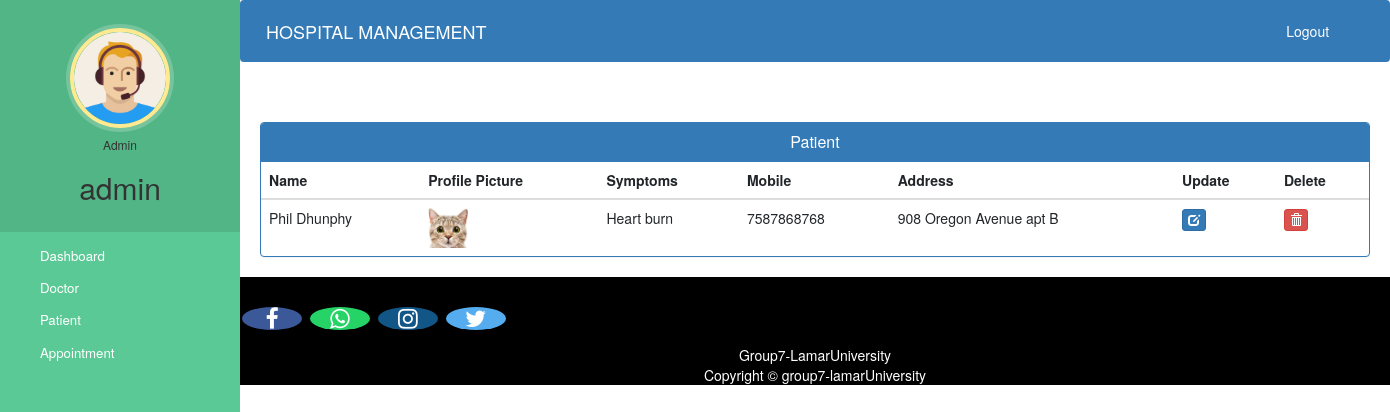
The page /admin-view-patient (signed in) on the database its author committed.
### hospital/models.py (models this page shows, shortened)
class Patient(models.Model):
    user=models.OneToOneField(User,on_delete=models.CASCADE)
    profile_pic= models.ImageField(upload_to='profile_pic/PatientProfilePic/',null=True,blank=True)
    address = models.CharField(max_length=40)
    mobile = models.CharField(max_length=20,null=False)
    symptoms = models.CharField(max_length=100,null=False)
    assignedDoctorId = models.PositiveIntegerField(null=True)
    admitDate=models.DateField(auto_now=True)
    status=models.BooleanField(default=False)
    @property
    def get_name(self):
        return self.user.first_name+" "+self.user.last_name

### hospital/views.py (the view)
# urls.py: path('admin-view-patient', views.admin_view_patient_view,name='admin-view-patient'),
@login_required(login_url='adminlogin')
@user_passes_test(is_admin)
def admin_view_patient_view(request):
    patients=models.Patient.objects.all().filter(status=True)
    return render(request,'hospital/admin_view_patient.html',{'patients':patients})

### hospital/views.py (called while the page is built)
def is_admin(user):
    return user.groups.filter(name='ADMIN').exists()

### templates/hospital/admin_view_patient.html (shortened to what this page needs)
{% extends 'hospital/admin_base.html' %}
{% block content %}
{%load static%}
<head>
  <link href="//netdna.bootstrapcdn.com/bootstrap/3.0.0/css/bootstrap.min.css" rel="stylesheet" id="bootstrap-css">
</head>
<div class="container">
  <div class="panel panel-primary">
    <div class="panel-heading">
      <h6 class="panel-title">Patient</h6>
    </div>
    <table class="table table-hover" id="dev-table">
      <thead>
        <tr>
          <th>Name</th>
          <th>Profile Picture</th>
          <th>Symptoms</th>
          <th>Mobile</th>
          <th>Address</th>
          <th>Update</th>
          <th>Delete</th>
        </tr>
      </thead>
      {% for p in patients %}
      <tr>
        <td> {{p.get_name}}</td>
        <td> <img src="{% static p.profile_pic.url %}" alt="Profile Pic" height="40px" width="40px" /></td>
        <td>{{p.symptoms}}</td>
        <td>{{p.mobile}}</td>
        <td>{{p.address}}</td>
        <td><a class="btn btn-primary btn-xs" href="{% url 'update-patient' p.id  %}"><span class="glyphicon glyphicon-edit"></span></a></td>
        <td><a class="btn btn-danger btn-xs" href="{% url 'delete-patient-from-hospital' p.id  %}"><span class="glyphicon glyphicon-trash"></span></a></td>
      </tr>
      {% endfor %}
    </table>
  </div>
</div>
{% endblock content %}

### templates/hospital/admin_base.html (shortened to what this page needs)
<!DOCTYPE html>
{% load static %}
<html lang="en">
<head>
  <link rel="stylesheet" href="https://stackpath.bootstrapcdn.com/bootstrap/4.3.1/css/bootstrap.min.css">
  <link rel="stylesheet" href="https://maxcdn.bootstrapcdn.com/font-awesome/4.7.0/css/font-awesome.min.css">
  <link rel="stylesheet" href="{% static 'style.css' %}">
</head>
<body>
  <nav class="menu" tabindex="0">
    <header class="avatar">
      <img src="{% static 'images/adminpropic.png' %}" />
      <h6>Admin</h6>
      <h2>{{ request.user.first_name }}</h2>
    </header>
    <ul>
      <li tabindex="0"> <a style="color:white;" href="/admin-dashboard">Dashboard</a> </li>
      <li tabindex="0"> <a style="color:white;" href="/admin-doctor">Doctor</a></li>
      <li tabindex="0"> <a style="color:white;" href="/admin-patient">Patient</a></li>
      <li tabindex="0"> <a style="color:white;" href="/admin-appointment">Appointment</a></li>
    </ul>
  </nav>
  <main>
    <div class="bs-example">
      <nav class="navbar navbar-expand-md navbar-dark fixed-top" style="background:#337AB7;">
        <a href="/admin-dashboard" class="navbar-brand">HOSPITAL MANAGEMENT</a>
        <div class="collapse navbar-collapse justify-content-between" id="navbarCollapse">
          <div class="navbar-nav" style="margin-left: 90%;">
            <form method="post" action="{% url 'logout' %}" style="display: inline;">
              <button type="submit" class="btn btn-link nav-item nav-link text-white">Logout</button>
            </form>
          </div>
        </div>
      </nav>
    </div>
    <br><br>
    {% block content %}
    {% endblock content %}
    <footer>
      <p>
        <a href="https://facebook.com/group7.luv/" class="fa fa-facebook"></a>
        <a href="https://api.whatsapp.com/send?phone=919572181024" class="fa fa-whatsapp"></a>
        <a href="https://instagram.com/group7.luv" class="fa fa-instagram"></a>
        <a href="https://twitter.com/group7kumar1503" class="fa fa-twitter"></a>
      </p>
      <div style="color:#ffffff;" class="text-center">
        <p>Group7-LamarUniversity <br> Copyright &copy; group7-lamarUniversity </p>
      </div>
    </footer>
  </main>
</body>
</html>

### static/style.css (style rules this page uses)
body { padding-left: 240px; }
main { position: relative; height: 100vh; }
.menu { background: #5bc995; height: 100vh; width: 240px; position: fixed; top: 0px; left: 0; z-index: 5; outline: none; }
.menu .avatar { background: rgba(0, 0, 0, 0.1); padding: 2em 0.5em; text-align: center; }
.menu .avatar img { width: 100px; border-radius: 50%; overflow: hidden; border: 4px solid #ffea92; box-shadow: 0 0 0 4px rgba(255, 255, 255, 0.2); }
.menu .avatar h2 { font-weight: normal; margin-bottom: 0; }
.menu ul { list-style: none; padding: 0.5em 0; margin: 0; }
.menu ul li { padding: 0.5em 1em 0.5em 3em; font-size: 0.95em; font-weight: regular; background-repeat: no-repeat; background-position: left 15px center; background-size: auto 20px; transition: all 0.15s linear; cursor: pointer; }

### templates/hospital/admin_base.html (style rules this page uses)
a:link { text-decoration: none; }
a { color: white; }
footer { padding: 0px; background-color: black; margin: 0px; }
.fa { font-size: 23px; width: 60px; text-align: center; text-decoration: none; margin: 5px 2px; border-radius: 50%; }
.fa-facebook { background: #3B5998; color: white; margin-top: 30px; }
.fa-whatsapp { background: #25d366; color: white; }
.fa-twitter { background: #55ACEE; color: white; }
.fa-instagram { background: #125688; color: white; }
body { padding-left: 240px; }
main { position: relative; height: 100vh; }
.menu { background: #5bc995; height: 100vh; width: 240px; position: fixed; top: 0; left: 0; z-index: 5; }
.menu .avatar { background: rgba(0, 0, 0, 0.1); padding: 2em 0.5em; text-align: center; }
.menu .avatar img { width: 100px; border-radius: 50%; border: 4px solid #ffea92; }
.menu ul { list-style: none; padding: 0.5em 0; margin: 0; }
.menu ul li { padding: 0.5em 1em 0.5em 3em; font-size: 0.95em; cursor: pointer; }

### templates/hospital/admin_view_patient.html (style rules this page uses)
a:link { text-decoration: none; }
h6 { text-align: center; }

### rows shown on the page
Patient: get_name "Phil Dhunphy", profile_pic (picture), symptoms "Heart burn", mobile "7587868768", address "908 Oregon Avenue apt B"

### other values the page prints
{{ request.user.first_name }} "admin"
